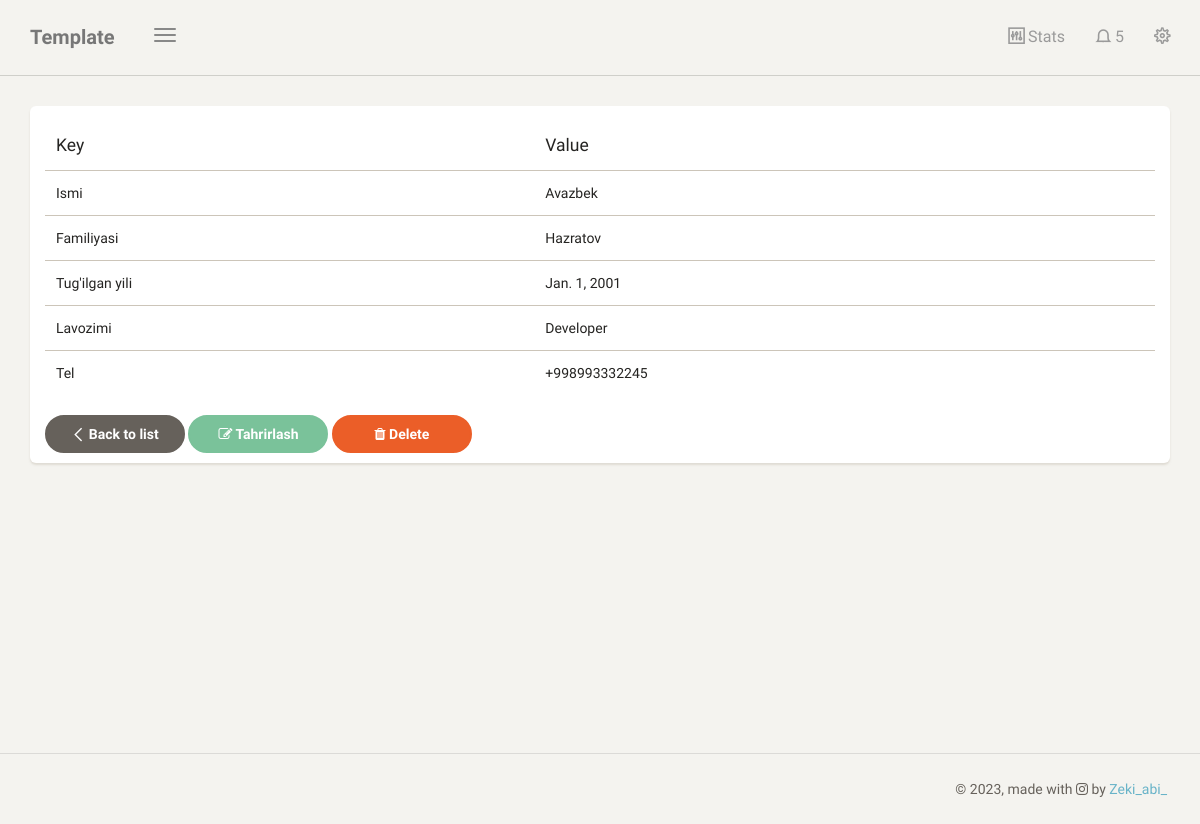
Screenshot of /det/1/ (signed in) with the database file from the repository.
### app1/models/ishchi.py (models this page shows, shortened)
class Ishchi(models.Model):
    ism = models.CharField(max_length=128)
    familiya = models.CharField(max_length=128)
    tugilgan_yil = models.DateField()
    lavozimi = models.CharField(max_length=128)
    tel = models.CharField(max_length=20)

### app1/services/ishchi.py (the view)
# urls.py: path("det/<int:pk>/", get_list, name="ishchi_det"),
@login_required(login_url='login')
def get_list(request, pk=None):
    if pk:
        root = Ishchi.objects.filter(id=pk).first()
        if not root:
            return redirect("ishchi")
        return render(request, "ishchilar/detail.html", {"root": root})
    ctx = {
        "ishchilar": Ishchi.objects.all()
    }
    return render(request, "ishchilar/list.html", ctx)

### templates/ishchilar/detail.html (shortened to what this page needs)
{% extends 'base.html' %}
{% block content %}
<div class="content">
	            <div class="container-fluid">
	                <div class="row">
	                    <div class="col-md-12">
	                        <div class="card">
	                            <div class="card-content">
	                                <table id="bootstrap-table" class="table">
	                                    <thead>
	                                        <th data-field="state">Key</th>
	                                        <th data-field="id" class="text">Value</th>
	                                    </thead>
	                                    <tbody>
	                                        <tr>
	                                            <td>Ismi</td>
	                                        	<td>{{root.ism}}</td>
	                                        </tr>
											<tr>
	                                            <td>Familiyasi</td>
	                                        	<td>{{root.familiya}}</td>
	                                        </tr>
											<tr>
	                                            <td>Tug'ilgan yili</td>
	                                        	<td>{{root.tugilgan_yil}}</td>
	                                        </tr>
											<tr>
	                                            <td>Lavozimi</td>
	                                        	<td>{{root.lavozimi}}</td>
	                                        </tr>
											<tr>
	                                            <td>Tel</td>
	                                        	<td>{{root.tel}}</td>
	                                        </tr>
	                                    </tbody>
	                                </table>
									<a href="{% url 'ishchi' %}">
									 <button
										 type="button" class="btn btn-wd btn-default btn-fill btn-move-left">
											<span class="btn-label">
												<i class="ti-angle-left"></i>
											</span>
											Back to list
									</button>
									</a>
									<a href="{% url 'ishchi_edit' pk=root.id %}">
									 <button
										 type="button" class="btn btn-wd btn-success btn-fill btn-move-left">
											<span class="btn-label">
												<i class="fa fa-edit"></i>
											</span>
											Tahrirlash
									</button>
									</a>
									<a class="dropdown-item" data-toggle="modal" data-target="#deleteModal" style="color: #000">
									 <button
										 type="button" class="btn btn-wd btn-danger btn-fill btn-move-left">
											<span class="btn-label">
												<i class="fa fa-trash"></i>
											</span>
											Delete
									</button>
									</a>
	                            </div>
	                        </div>
	                    </div>
	                </div>
	            </div>
	        </div>
{% endblock %}

### rows the page displays
Ishchi: ism "Avazbek", familiya "Hazratov", tugilgan_yil "Jan. 1, 2001", lavozimi "Developer", tel "+998993332245"
